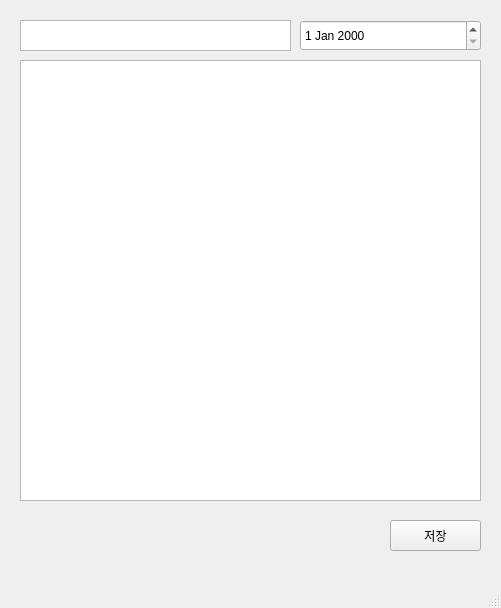
<?xml version="1.0" encoding="UTF-8"?>
<ui version="4.0">
 <class>MainWindow</class>
 <widget class="QMainWindow" name="MainWindow">
  <property name="geometry">
   <rect>
    <x>0</x>
    <y>0</y>
    <width>501</width>
    <height>608</height>
   </rect>
  </property>
  <property name="windowTitle">
   <string>MainWindow</string>
  </property>
  <widget class="QWidget" name="centralwidget">
   <widget class="QDateEdit" name="dirayDate">
    <property name="geometry">
     <rect>
      <x>300</x>
      <y>20</y>
      <width>181</width>
      <height>31</height>
     </rect>
    </property>
   </widget>
   <widget class="QPlainTextEdit" name="diaryText">
    <property name="geometry">
     <rect>
      <x>20</x>
      <y>60</y>
      <width>461</width>
      <height>441</height>
     </rect>
    </property>
   </widget>
   <widget class="QPushButton" name="saveButton">
    <property name="geometry">
     <rect>
      <x>390</x>
      <y>520</y>
      <width>91</width>
      <height>31</height>
     </rect>
    </property>
    <property name="text">
     <string>저장</string>
    </property>
   </widget>
   <widget class="QTextEdit" name="diaryTitle">
    <property name="geometry">
     <rect>
      <x>20</x>
      <y>20</y>
      <width>271</width>
      <height>31</height>
     </rect>
    </property>
   </widget>
  </widget>
  <widget class="QMenuBar" name="menubar">
   <property name="geometry">
    <rect>
     <x>0</x>
     <y>0</y>
     <width>501</width>
     <height>26</height>
    </rect>
   </property>
  </widget>
  <widget class="QStatusBar" name="statusbar"/>
 </widget>
 <resources/>
 <connections/>
</ui>
